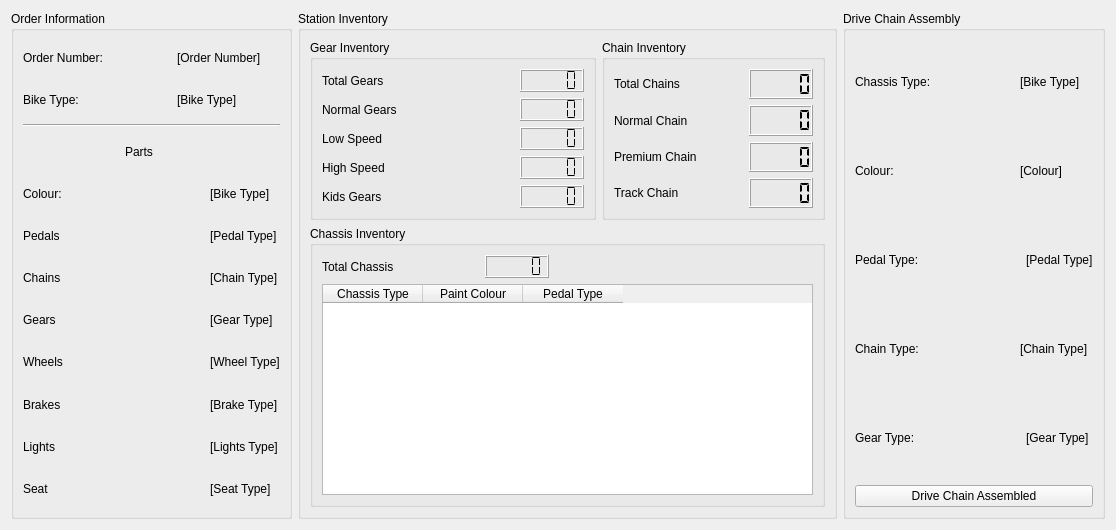
      <widget class="QWidget" name="DriveChainAssembly">
       <attribute name="title">
        <string>Drive Chain</string>
       </attribute>
       <layout class="QGridLayout" name="gridLayout_66">
        <item row="0" column="0">
         <widget class="QGroupBox" name="DriveChainStationOrderInformationBox">
          <property name="minimumSize">
           <size>
            <width>281</width>
            <height>385</height>
           </size>
          </property>
          <property name="title">
           <string>Order Information</string>
          </property>
          <layout class="QGridLayout" name="gridLayout_29">
           <item row="1" column="1">
            <spacer name="horizontalSpacer_119">
             <property name="orientation">
              <enum>Qt::Orientation::Horizontal</enum>
             </property>
             <property name="sizeHint" stdset="0">
              <size>
               <width>35</width>
               <height>20</height>
              </size>
             </property>
            </spacer>
           </item>
           <item row="4" column="0">
            <widget class="QLabel" name="DCStation_Colour_Label">
             <property name="text">
              <string>Colour:</string>
             </property>
            </widget>
           </item>
           <item row="12" column="0">
            <widget class="QLabel" name="DCStation_Seat_Label">
             <property name="text">
              <string>Seat</string>
             </property>
            </widget>
           </item>
           <item row="12" column="3">
            <widget class="QLabel" name="DCStation_Seat_Value">
             <property name="text">
              <string>[Seat Type]</string>
             </property>
            </widget>
           </item>
           <item row="11" column="0">
            <widget class="QLabel" name="DCStation_Lights_Label">
             <property name="text">
              <string>Lights</string>
             </property>
            </widget>
           </item>
           <item row="3" column="2" colspan="2">
            <spacer name="horizontalSpacer_121">
             <property name="orientation">
              <enum>Qt::Orientation::Horizontal</enum>
             </property>
             <property name="sizeHint" stdset="0">
              <size>
               <width>103</width>
               <height>20</height>
              </size>
             </property>
            </spacer>
           </item>
           <item row="0" column="1">
            <spacer name="horizontalSpacer_118">
             <property name="orientation">
              <enum>Qt::Orientation::Horizontal</enum>
             </property>
             <property name="sizeHint" stdset="0">
              <size>
               <width>35</width>
               <height>20</height>
              </size>
             </property>
            </spacer>
           </item>
           <item row="4" column="1" colspan="2">
            <spacer name="horizontalSpacer_122">
             <property name="orientation">
              <enum>Qt::Orientation::Horizontal</enum>
             </property>
             <property name="sizeHint" stdset="0">
              <size>
               <width>61</width>
               <height>20</height>
              </size>
             </property>
            </spacer>
           </item>
           <item row="10" column="0">
            <widget class="QLabel" name="DCStation_Brakes_Label">
             <property name="text">
              <string>Brakes</string>
             </property>
            </widget>
           </item>
           <item row="3" column="0">
            <spacer name="horizontalSpacer_120">
             <property name="orientation">
              <enum>Qt::Orientation::Horizontal</enum>
             </property>
             <property name="sizeHint" stdset="0">
              <size>
               <width>96</width>
               <height>20</height>
              </size>
             </property>
            </spacer>
           </item>
           <item row="7" column="3">
            <widget class="QLabel" name="DCStation_Chain_Value">
             <property name="text">
              <string>[Chain Type]</string>
             </property>
            </widget>
           </item>
           <item row="11" column="1" colspan="2">
            <spacer name="horizontalSpacer_128">
             <property name="orientation">
              <enum>Qt::Orientation::Horizontal</enum>
             </property>
             <property name="sizeHint" stdset="0">
              <size>
               <width>61</width>
               <height>20</height>
              </size>
             </property>
            </spacer>
           </item>
           <item row="3" column="1">
            <widget class="QLabel" name="DCStation_Parts_Label">
             <property name="text">
              <string>Parts</string>
             </property>
             <property name="scaledContents">
              <bool>false</bool>
             </property>
             <property name="wordWrap">
              <bool>false</bool>
             </property>
            </widget>
           </item>
           <item row="5" column="0">
            <widget class="QLabel" name="DCStation_Pedal_Label">
             <property name="text">
              <string>Pedals</string>
             </property>
            </widget>
           </item>
           <item row="5" column="1" colspan="2">
            <spacer name="horizontalSpacer_123">
             <property name="orientation">
              <enum>Qt::Orientation::Horizontal</enum>
             </property>
             <property name="sizeHint" stdset="0">
              <size>
               <width>61</width>
               <height>20</height>
              </size>
             </property>
            </spacer>
           </item>
           <item row="8" column="3">
            <widget class="QLabel" name="DCStation_Gear_Value">
             <property name="text">
              <string>[Gear Type]</string>
             </property>
            </widget>
           </item>
           <item row="11" column="3">
            <widget class="QLabel" name="DCStation_Lights_Value">
             <property name="text">
              <string>[Lights Type]</string>
             </property>
            </widget>
           </item>
           <item row="1" column="2" colspan="2">
            <widget class="QLabel" name="DCStation_BikeType_Value">
             <property name="text">
              <string>[Bike Type]</string>
             </property>
            </widget>
           </item>
           <item row="4" column="3">
            <widget class="QLabel" name="DCStation_Colour_Value">
             <property name="text">
              <string>[Bike Type]</string>
             </property>
            </widget>
           </item>
           <item row="10" column="3">
            <widget class="QLabel" name="DCStation_Brakes_Value">
             <property name="text">
              <string>[Brake Type]</string>
             </property>
            </widget>
           </item>
           <item row="2" column="0" colspan="4">
            <widget class="Line" name="DCStation_Divider">
             <property name="orientation">
              <enum>Qt::Orientation::Horizontal</enum>
             </property>
            </widget>
           </item>
           <item row="0" column="0">
            <widget class="QLabel" name="DCStation_OrderNumber_Label">
             <property name="text">
              <string>Order Number:</string>
             </property>
            </widget>
           </item>
           <item row="10" column="1" colspan="2">
            <spacer name="horizontalSpacer_127">
             <property name="orientation">
              <enum>Qt::Orientation::Horizontal</enum>
             </property>
             <property name="sizeHint" stdset="0">
              <size>
               <width>61</width>
               <height>20</height>
              </size>
             </property>
            </spacer>
           </item>
           <item row="8" column="1" colspan="2">
            <spacer name="horizontalSpacer_126">
             <property name="orientation">
              <enum>Qt::Orientation::Horizontal</enum>
             </property>
             <property name="sizeHint" stdset="0">
              <size>
               <width>61</width>
               <height>20</height>
              </size>
             </property>
            </spacer>
           </item>
           <item row="1" column="0">
            <widget class="QLabel" name="DCStation_BikeType_Label">
             <property name="text">
              <string>Bike Type:</string>
             </property>
            </widget>
           </item>
           <item row="7" column="0">
            <widget class="QLabel" name="DCStation_Chain_Label">
             <property name="text">
              <string>Chains</string>
             </property>
            </widget>
           </item>
           <item row="5" column="3">
            <widget class="QLabel" name="DCStation_Pedal_Value">
             <property name="text">
              <string>[Pedal Type]</string>
             </property>
            </widget>
           </item>
           <item row="0" column="2" colspan="2">
            <widget class="QLabel" name="DCStation_OrderNumber_Value">
             <property name="text">
              <string>[Order Number]</string>
             </property>
            </widget>
           </item>
           <item row="8" column="0">
            <widget class="QLabel" name="DCStation_Gears_Label">
             <property name="text">
              <string>Gears</string>
             </property>
            </widget>
           </item>
           <item row="9" column="0">
            <widget class="QLabel" name="DCStation_Wheel_Label">
             <property name="text">
              <string>Wheels</string>
             </property>
            </widget>
           </item>
           <item row="9" column="3">
            <widget class="QLabel" name="DCStation_Wheel_Value">
             <property name="text">
              <string>[Wheel Type]</string>
             </property>
            </widget>
           </item>
           <item row="9" column="1" colspan="2">
            <spacer name="horizontalSpacer_124">
             <property name="orientation">
              <enum>Qt::Orientation::Horizontal</enum>
             </property>
             <property name="sizeHint" stdset="0">
              <size>
               <width>61</width>
               <height>20</height>
              </size>
             </property>
            </spacer>
           </item>
           <item row="7" column="1" colspan="2">
            <spacer name="horizontalSpacer_125">
             <property name="orientation">
              <enum>Qt::Orientation::Horizontal</enum>
             </property>
             <property name="sizeHint" stdset="0">
              <size>
               <width>40</width>
               <height>20</height>
              </size>
             </property>
            </spacer>
           </item>
           <item row="12" column="1" colspan="2">
            <spacer name="horizontalSpacer_129">
             <property name="orientation">
              <enum>Qt::Orientation::Horizontal</enum>
             </property>
             <property name="sizeHint" stdset="0">
              <size>
               <width>40</width>
               <height>20</height>
              </size>
             </property>
            </spacer>
           </item>
          </layout>
         </widget>
        </item>
        <item row="0" column="1">
         <widget class="QGroupBox" name="DCStationInventoryBox">
          <property name="title">
           <string>Station Inventory</string>
          </property>
          <layout class="QGridLayout" name="gridLayout_42">
           <item row="0" column="0">
            <widget class="QGroupBox" name="DCStationGearInventoryBox">
             <property name="title">
              <string>Gear Inventory</string>
             </property>
             <layout class="QGridLayout" name="gridLayout_38">
              <item row="2" column="3">
               <widget class="QLCDNumber" name="DCStationInventoryLowSpeedGearCounter">
                <property name="segmentStyle">
                 <enum>QLCDNumber::SegmentStyle::Flat</enum>
                </property>
               </widget>
              </item>
              <item row="4" column="3">
               <widget class="QLCDNumber" name="DCStationInventoryHighSpeedGearCounter">
                <property name="segmentStyle">
                 <enum>QLCDNumber::SegmentStyle::Flat</enum>
                </property>
               </widget>
              </item>
              <item row="1" column="3">
               <widget class="QLCDNumber" name="DCStationInventoryNormalGearCounter">
                <property name="segmentStyle">
                 <enum>QLCDNumber::SegmentStyle::Flat</enum>
                </property>
               </widget>
              </item>
              <item row="1" column="0">
               <widget class="QLabel" name="DCStationInventoryNormalGearLabel">
                <property name="text">
                 <string>Normal Gears</string>
                </property>
               </widget>
              </item>
              <item row="2" column="0">
               <widget class="QLabel" name="DCStationInventoryLowSpeedGearLabel">
                <property name="text">
                 <string>Low Speed</string>
                </property>
               </widget>
              </item>
              <item row="2" column="1" colspan="2">
               <spacer name="horizontalSpacer_206">
                <property name="orientation">
                 <enum>Qt::Orientation::Horizontal</enum>
                </property>
                <property name="sizeHint" stdset="0">
                 <size>
                  <width>40</width>
                  <height>20</height>
                 </size>
                </property>
               </spacer>
              </item>
              <item row="0" column="0">
               <widget class="QLabel" name="DCStationInventoryTotalGearLabel">
                <property name="text">
                 <string>Total Gears</string>
                </property>
               </widget>
              </item>
              <item row="0" column="1" colspan="2">
               <spacer name="horizontalSpacer_200">
                <property name="orientation">
                 <enum>Qt::Orientation::Horizontal</enum>
                </property>
                <property name="sizeHint" stdset="0">
                 <size>
                  <width>37</width>
                  <height>20</height>
                 </size>
                </property>
               </spacer>
              </item>
              <item row="4" column="0" colspan="2">
               <widget class="QLabel" name="DCStationInventoryHighSpeedGearLabel">
                <property name="text">
                 <string>High Speed</string>
                </property>
               </widget>
              </item>
              <item row="6" column="2">
               <spacer name="horizontalSpacer_207">
                <property name="orientation">
                 <enum>Qt::Orientation::Horizontal</enum>
                </property>
                <property name="sizeHint" stdset="0">
                 <size>
                  <width>20</width>
                  <height>20</height>
                 </size>
                </property>
               </spacer>
              </item>
              <item row="0" column="3">
               <widget class="QLCDNumber" name="DCStationInventoryTotalGearCounter">
                <property name="segmentStyle">
                 <enum>QLCDNumber::SegmentStyle::Flat</enum>
                </property>
               </widget>
              </item>
              <item row="1" column="1" colspan="2">
               <spacer name="horizontalSpacer_205">
                <property name="orientation">
                 <enum>Qt::Orientation::Horizontal</enum>
                </property>
                <property name="sizeHint" stdset="0">
                 <size>
                  <width>40</width>
                  <height>20</height>
                 </size>
                </property>
               </spacer>
              </item>
              <item row="6" column="3">
               <widget class="QLCDNumber" name="DCStationInventoryKidsGearCounter">
                <property name="segmentStyle">
                 <enum>QLCDNumber::SegmentStyle::Flat</enum>
                </property>
               </widget>
              </item>
              <item row="4" column="2">
               <spacer name="horizontalSpacer_208">
                <property name="orientation">
                 <enum>Qt::Orientation::Horizontal</enum>
                </property>
                <property name="sizeHint" stdset="0">
                 <size>
                  <width>30</width>
                  <height>17</height>
                 </size>
                </property>
               </spacer>
              </item>
              <item row="6" column="0">
               <widget class="QLabel" name="DCStationInventoryKidsGearLabel">
                <property name="text">
                 <string>Kids Gears</string>
                </property>
               </widget>
              </item>
             </layout>
            </widget>
           </item>
           <item row="0" column="1">
            <widget class="QGroupBox" name="DCStationChainInventory">
             <property name="title">
              <string>Chain Inventory</string>
             </property>
             <layout class="QGridLayout" name="gridLayout_39">
              <item row="0" column="3">
               <widget class="QLCDNumber" name="DCStationInventoryTotalChainCounter">
                <property name="segmentStyle">
                 <enum>QLCDNumber::SegmentStyle::Flat</enum>
                </property>
               </widget>
              </item>
              <item row="0" column="0">
               <widget class="QLabel" name="DCStationInventoryTotalChainLabel">
                <property name="text">
                 <string>Total Chains</string>
                </property>
               </widget>
              </item>
              <item row="3" column="3">
               <widget class="QLCDNumber" name="DCStationInventoryTrackChainCounter">
                <property name="segmentStyle">
                 <enum>QLCDNumber::SegmentStyle::Flat</enum>
                </property>
               </widget>
              </item>
              <item row="0" column="1" colspan="2">
               <spacer name="horizontalSpacer_209">
                <property name="orientation">
                 <enum>Qt::Orientation::Horizontal</enum>
                </property>
                <property name="sizeHint" stdset="0">
                 <size>
                  <width>37</width>
                  <height>20</height>
                 </size>
                </property>
               </spacer>
              </item>
              <item row="3" column="1" colspan="2">
               <spacer name="horizontalSpacer_212">
                <property name="orientation">
                 <enum>Qt::Orientation::Horizontal</enum>
                </property>
                <property name="sizeHint" stdset="0">
                 <size>
                  <width>20</width>
                  <height>20</height>
                 </size>
                </property>
               </spacer>
              </item>
              <item row="3" column="0">
               <widget class="QLabel" name="DCStationInventoryTrackChainLabel">
                <property name="text">
                 <string>Track Chain</string>
                </property>
               </widget>
              </item>
              <item row="1" column="0">
               <widget class="QLabel" name="DCStationInventoryNormalChainLabel">
                <property name="text">
                 <string>Normal Chain</string>
                </property>
               </widget>
              </item>
              <item row="1" column="1" colspan="2">
               <spacer name="horizontalSpacer_210">
                <property name="orientation">
                 <enum>Qt::Orientation::Horizontal</enum>
                </property>
                <property name="sizeHint" stdset="0">
                 <size>
                  <width>40</width>
                  <height>20</height>
                 </size>
                </property>
               </spacer>
              </item>
              <item row="2" column="3">
               <widget class="QLCDNumber" name="DCStationInventoryPremiumChainCounter">
                <property name="segmentStyle">
                 <enum>QLCDNumber::SegmentStyle::Flat</enum>
                </property>
               </widget>
              </item>
              <item row="2" column="0">
               <widget class="QLabel" name="DCStationInventoryPremiumChainLabel">
                <property name="text">
                 <string>Premium Chain</string>
                </property>
               </widget>
              </item>
              <item row="1" column="3">
               <widget class="QLCDNumber" name="DCStationInventoryNormalChainCounter">
                <property name="segmentStyle">
                 <enum>QLCDNumber::SegmentStyle::Flat</enum>
                </property>
               </widget>
              </item>
              <item row="2" column="1" colspan="2">
               <spacer name="horizontalSpacer_211">
                <property name="orientation">
                 <enum>Qt::Orientation::Horizontal</enum>
                </property>
                <property name="sizeHint" stdset="0">
                 <size>
                  <width>40</width>
                  <height>20</height>
                 </size>
                </property>
               </spacer>
              </item>
             </layout>
            </widget>
           </item>
           <item row="1" column="0" colspan="2">
            <widget class="QGroupBox" name="DCStationChassisInventoryBox">
             <property name="title">
              <string>Chassis Inventory</string>
             </property>
             <layout class="QGridLayout" name="gridLayout_41">
              <item row="0" column="0">
               <widget class="QLabel" name="DCStationInventoryTotalChassisLabel">
                <property name="text">
                 <string>Total Chassis</string>
                </property>
               </widget>
              </item>
              <item row="0" column="1">
               <spacer name="horizontalSpacer_188">
                <property name="orientation">
                 <enum>Qt::Orientation::Horizontal</enum>
                </property>
                <property name="sizeHint" stdset="0">
                 <size>
                  <width>58</width>
                  <height>20</height>
                 </size>
                </property>
               </spacer>
              </item>
              <item row="0" column="2">
               <widget class="QLCDNumber" name="DCStationInventoryTotalChassis">
                <property name="segmentStyle">
                 <enum>QLCDNumber::SegmentStyle::Flat</enum>
                </property>
               </widget>
              </item>
              <item row="0" column="3">
               <spacer name="horizontalSpacer_182">
                <property name="orientation">
                 <enum>Qt::Orientation::Horizontal</enum>
                </property>
                <property name="sizeHint" stdset="0">
                 <size>
                  <width>258</width>
                  <height>20</height>
                 </size>
                </property>
               </spacer>
              </item>
              <item row="1" column="0" colspan="4">
               <widget class="QTableWidget" name="DCStationChassisInventoryTable">
                <property name="minimumSize">
                 <size>
                  <width>491</width>
                  <height>211</height>
                 </size>
                </property>
                <column>
                 <property name="text">
                  <string>Chassis Type</string>
                 </property>
                </column>
                <column>
                 <property name="text">
                  <string>Paint Colour</string>
                 </property>
                </column>
                <column>
                 <property name="text">
                  <string>Pedal Type</string>
                 </property>
                </column>
               </widget>
              </item>
             </layout>
            </widget>
           </item>
          </layout>
         </widget>
        </item>
        <item row="0" column="2">
         <widget class="QGroupBox" name="DCAssembly">
          <property name="title">
           <string>Drive Chain Assembly</string>
          </property>
          <layout class="QGridLayout" name="gridLayout_8">
           <item row="0" column="2" colspan="2">
            <widget class="QLabel" name="DCAssemblyChassisValue">
             <property name="text">
              <string>[Bike Type]</string>
             </property>
            </widget>
           </item>
           <item row="5" column="1">
            <spacer name="horizontalSpacer_183">
             <property name="orientation">
              <enum>Qt::Orientation::Horizontal</enum>
             </property>
             <property name="sizeHint" stdset="0">
              <size>
               <width>40</width>
               <height>20</height>
              </size>
             </property>
            </spacer>
           </item>
           <item row="1" column="1">
            <spacer name="horizontalSpacer_117">
             <property name="orientation">
              <enum>Qt::Orientation::Horizontal</enum>
             </property>
             <property name="sizeHint" stdset="0">
              <size>
               <width>40</width>
               <height>20</height>
              </size>
             </property>
            </spacer>
           </item>
           <item row="0" column="1">
            <spacer name="horizontalSpacer_116">
             <property name="orientation">
              <enum>Qt::Orientation::Horizontal</enum>
             </property>
             <property name="sizeHint" stdset="0">
              <size>
               <width>40</width>
               <height>20</height>
              </size>
             </property>
            </spacer>
           </item>
           <item row="7" column="0" colspan="4">
            <widget class="QPushButton" name="DCAssembledButton">
             <property name="text">
              <string>Drive Chain Assembled</string>
             </property>
            </widget>
           </item>
           <item row="6" column="1" colspan="2">
            <spacer name="horizontalSpacer_184">
             <property name="orientation">
              <enum>Qt::Orientation::Horizontal</enum>
             </property>
             <property name="sizeHint" stdset="0">
              <size>
               <width>47</width>
               <height>20</height>
              </size>
             </property>
            </spacer>
           </item>
           <item row="6" column="0">
            <widget class="QLabel" name="DCAssemblyGearLabel">
             <property name="text">
              <string>Gear Type:</string>
             </property>
            </widget>
           </item>
           <item row="0" column="0">
            <widget class="QLabel" name="DCAssemblyChassisLabel">
             <property name="text">
              <string>Chassis Type:</string>
             </property>
            </widget>
           </item>
           <item row="6" column="3">
            <widget class="QLabel" name="DCAssemblyGearValue">
             <property name="text">
              <string>[Gear Type]</string>
             </property>
            </widget>
           </item>
           <item row="1" column="0">
            <widget class="QLabel" name="DCAssemblyColourLabel">
             <property name="text">
              <string>Colour:</string>
             </property>
            </widget>
           </item>
           <item row="1" column="2" colspan="2">
            <widget class="QLabel" name="DCAssemblyColourValue">
             <property name="text">
              <string>[Colour]</string>
             </property>
            </widget>
           </item>
           <item row="5" column="2" colspan="2">
            <widget class="QLabel" name="DCAssemblyChainValue">
             <property name="text">
              <string>[Chain Type]</string>
             </property>
            </widget>
           </item>
           <item row="5" column="0">
            <widget class="QLabel" name="DCAssemblyChainLabel">
             <property name="text">
              <string>Chain Type:</string>
             </property>
            </widget>
           </item>
           <item row="3" column="3">
            <widget class="QLabel" name="DCAssemblyPedalValue">
             <property name="text">
              <string>[Pedal Type]</string>
             </property>
            </widget>
           </item>
           <item row="3" column="1">
            <spacer name="horizontalSpacer_271">
             <property name="orientation">
              <enum>Qt::Orientation::Horizontal</enum>
             </property>
             <property name="sizeHint" stdset="0">
              <size>
               <width>77</width>
               <height>20</height>
              </size>
             </property>
            </spacer>
           </item>
           <item row="3" column="0">
            <widget class="QLabel" name="DCAssemblyPedalLabel">
             <property name="text">
              <string>Pedal Type:</string>
             </property>
            </widget>
           </item>
          </layout>
         </widget>
        </item>
       </layout>
      </widget>
